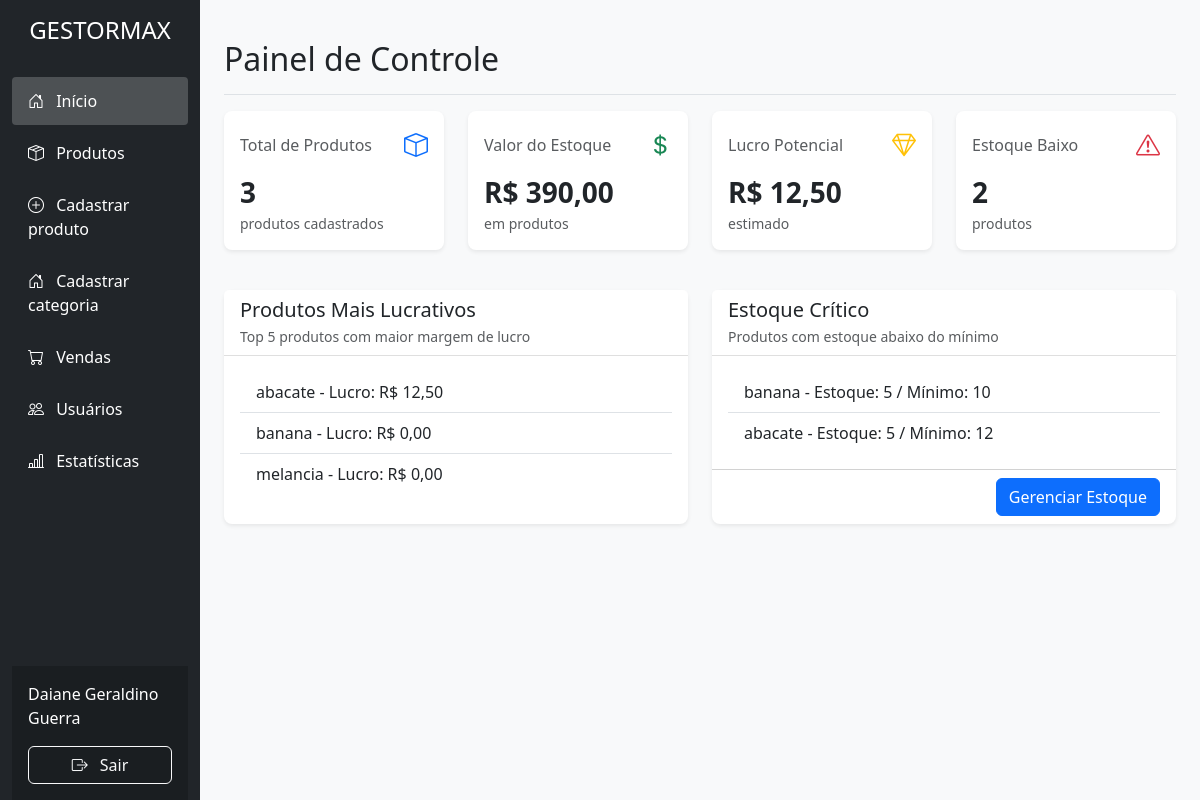
The app's page /pages/dashboard.php (signed in) with its own data.
### tables this page shows
CREATE TABLE `produtos` (
  `id` int NOT NULL,
  `nome` varchar(100) NOT NULL,
  `categoria_id` int DEFAULT NULL,
  `quantidade_inicial` int NOT NULL,
  `quantidade_minima` int NOT NULL,
  `custo` decimal(10,2) NOT NULL,
  `valor_venda` decimal(10,2) NOT NULL
);

### pages/dashboard.php (the view, shortened to what this page needs)
<?php
include 'conexao.php';
$sqlTotal = "SELECT COUNT(*) AS total FROM produtos";
$resTotal = $conn->query($sqlTotal);
$totalProdutos = $resTotal->fetch_assoc()['total'] ?? 0;
$sqlValorEstoque = "SELECT SUM(custo * quantidade_inicial) AS valor_estoque FROM produtos";
$resValorEstoque = $conn->query($sqlValorEstoque);
$valorEstoque = $resValorEstoque->fetch_assoc()['valor_estoque'] ?? 0;
$sqlLucroPotencial = "SELECT SUM((valor_venda - custo) * quantidade_inicial) AS lucro_potencial FROM produtos";
$resLucroPotencial = $conn->query($sqlLucroPotencial);
$lucroPotencial = $resLucroPotencial->fetch_assoc()['lucro_potencial'] ?? 0;
$sqlEstoqueBaixo = "SELECT COUNT(*) AS estoque_baixo FROM produtos WHERE quantidade_inicial < quantidade_minima";
$resEstoqueBaixo = $conn->query($sqlEstoqueBaixo);
$estoqueBaixo = $resEstoqueBaixo->fetch_assoc()['estoque_baixo'] ?? 0;
$sqlTopLucrativos = "SELECT nome, quantidade_inicial, custo, valor_venda,
    ((valor_venda - custo) * quantidade_inicial) AS lucro_total
    FROM produtos
    ORDER BY lucro_total DESC
    LIMIT 5";
$resTopLucrativos = $conn->query($sqlTopLucrativos);
$sqlCriticos = "SELECT nome, quantidade_inicial, quantidade_minima FROM produtos WHERE quantidade_inicial < quantidade_minima";
$resCriticos = $conn->query($sqlCriticos);
?>
<!DOCTYPE html>
<html lang="pt-BR">
<head>
  <link href="https://cdn.jsdelivr.net/npm/bootstrap@5.3.0/dist/css/bootstrap.min.css" rel="stylesheet" />
  <link rel="stylesheet" href="https://cdn.jsdelivr.net/npm/bootstrap-icons@1.10.0/font/bootstrap-icons.css" />
  <link rel="stylesheet" href="../styles/dashboard.css" />
  <link rel="stylesheet" href="../styles/sidebar.css" />
</head>
<body>
  <div class="container-fluid">
    <div class="row">
      <?php include '../INCLUDE/sidebar.php'; ?>
      <main class="col-md-9 ms-sm-auto col-lg-10 px-md-4 py-4">
        <div
          class="d-flex justify-content-between flex-wrap flex-md-nowrap align-items-center pt-3 pb-2 mb-3 border-bottom"
        >
          <h1 class="h2">Painel de Controle</h1>
        </div>
        <div class="row mb-4">
          <div class="col-sm-6 col-lg-3 mb-3">
            <div class="card stat-card h-100">
              <div class="card-body">
                <div class="d-flex justify-content-between align-items-center mb-2">
                  <h3 class="h6 text-muted mb-0">Total de Produtos</h3>
                  <i class="bi bi-box text-primary fs-4"></i>
                </div>
                <div class="stat-value" id="total-produtos"><?= $totalProdutos ?></div>
                <p class="text-muted mb-0 small">produtos cadastrados</p>
              </div>
            </div>
          </div>
          <div class="col-sm-6 col-lg-3 mb-3">
            <div class="card stat-card h-100">
              <div class="card-body">
                <div class="d-flex justify-content-between align-items-center mb-2">
                  <h3 class="h6 text-muted mb-0">Valor do Estoque</h3>
                  <i class="bi bi-currency-dollar text-success fs-4"></i>
                </div>
                <div class="stat-value" id="valor-estoque">R$ <?= number_format($valorEstoque, 2, ',', '.') ?></div>
                <p class="text-muted mb-0 small">em produtos</p>
              </div>
            </div>
          </div>
          <div class="col-sm-6 col-lg-3 mb-3">
            <div class="card stat-card h-100">
              <div class="card-body">
                <div class="d-flex justify-content-between align-items-center mb-2">
                  <h3 class="h6 text-muted mb-0">Lucro Potencial</h3>
                  <i class="bi bi-gem text-warning fs-4"></i>
                </div>
                <div class="stat-value" id="lucro-potencial">R$ <?= number_format($lucroPotencial, 2, ',', '.') ?></div>
                <p class="text-muted mb-0 small">estimado</p>
              </div>
            </div>
          </div>
          <div class="col-sm-6 col-lg-3 mb-3">
            <div class="card stat-card h-100">
              <div class="card-body">
                <div class="d-flex justify-content-between align-items-center mb-2">
                  <h3 class="h6 text-muted mb-0">Estoque Baixo</h3>
                  <i class="bi bi-exclamation-triangle text-danger fs-4"></i>
                </div>
                <div class="stat-value" id="estoque-baixo"><?= $estoqueBaixo ?></div>
                <p class="text-muted mb-0 small">produtos</p>
              </div>
            </div>
          </div>
        </div>
        <div class="row">
          <div class="col-lg-6 mb-4">
            <div class="card h-100">
              <div class="card-header">
                <h2 class="h5 card-title mb-1">Produtos Mais Lucrativos</h2>
                <p class="text-muted small mb-0">Top 5 produtos com maior margem de lucro</p>
              </div>
              <div class="card-body">
                <ul class="list-group list-group-flush" id="produtos-lucrativos">
                  <?php
                  if ($resTopLucrativos && $resTopLucrativos->num_rows > 0) {
                      while ($prod = $resTopLucrativos->fetch_assoc()) {
                          echo "<li class='list-group-item'>";
                          echo htmlspecialchars($prod['nome']) . " - Lucro: R$ " . number_format($prod['lucro_total'], 2, ',', '.');
                          echo "</li>";
                      }
                  } else {
                      echo "<li class='list-group-item text-muted fst-italic'>Nenhum produto cadastrado</li>";
                  }
                  ?>
                </ul>
              </div>
            </div>
          </div>
          <div class="col-lg-6 mb-4">
            <div class="card h-100">
              <div class="card-header">
                <h2 class="h5 card-title mb-1">Estoque Crítico</h2>
                <p class="text-muted small mb-0">Produtos com estoque abaixo do mínimo</p>
              </div>
              <div class="card-body">
                <ul class="list-group list-group-flush" id="produtos-criticos">
                  <?php
                  if ($resCriticos && $resCriticos->num_rows > 0) {
                      while ($prod = $resCriticos->fetch_assoc()) {
                          echo "<li class='list-group-item'>";
                          echo htmlspecialchars($prod['nome']) . " - Estoque: " . intval($prod['quantidade_inicial']) . " / Mínimo: " . intval($prod['quantidade_minima']);
                          echo "</li>";
                      }
                  } else {
                      echo "<li class='list-group-item text-muted fst-italic'>Nenhum produto com estoque crítico</li>";
                  }
                  ?>
                </ul>
              </div>
              <div class="card-footer bg-transparent">
                <a href="produtos-lista.php" class="btn btn-primary float-end">Gerenciar Estoque</a>
              </div>
            </div>
          </div>
        </div>
      </main>
    </div>
  </div>
</body>
</html>

### styles/dashboard.css (style rules this page uses)
body { background-color: #f8f9fa; }
.stat-card { border: none; border-radius: 0.5rem; box-shadow: 0 0.125rem 0.25rem rgba(0, 0, 0, 0.075); transition: transform 0.3s ease, box-shadow 0.3s ease; }
.stat-value { font-size: 1.75rem; font-weight: 700; color: #212529; }
.card { border: none; border-radius: 0.5rem; box-shadow: 0 0.125rem 0.25rem rgba(0, 0, 0, 0.075); }
.card-header { background-color: #fff; border-bottom: 1px solid rgba(0, 0, 0, 0.125); }

### records on screen
produtos: nome "abacate", lucro_total "12,50", quantidade_inicial "5", quantidade_minima "12"
produtos: nome "banana", lucro_total "0,00", quantidade_inicial "5", quantidade_minima "10"
produtos: nome "melancia", lucro_total "0,00"

### other values on screen
$_SESSION['usuario_nome'] "Daiane Geraldino Guerra"
$totalProdutos "3"
$valorEstoque "390,00"
$lucroPotencial "12,50"
$estoqueBaixo "2"
